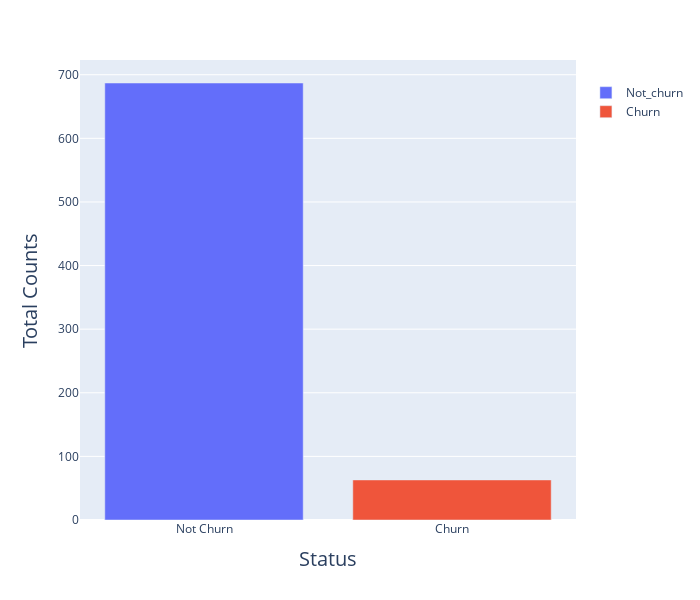

Notebook cell for this chart:
### Code cell
chrun_prop = dataset_test['churn'].value_counts().to_frame()
fig = px.bar(data_frame=chrun_prop, x=chrun_prop.index, y='churn', color=['Not_churn', 'Churn'])
fig.update_layout(
    width=700, 
    height=600, 
    legend=dict(title=' '),
    xaxis=dict(tickvals=[0,1], ticktext=['Not Churn', 'Churn'], title='Status', title_font=dict(size=20)),
    yaxis=dict(title='Total Counts', title_font=dict(size=20))
)
fig.update_traces(
    hovertemplate='Status: %{x}<br>Total Counts: %{y}',
)
fig.show()

### Figure 1 — Plotly figure (JSON) as saved in the notebook; plotly's stock layout.template omitted (floating-point values rounded to 4 significant figures)
{"data": [{"alignmentgroup": "True", "hovertemplate": "Status: %{x}<br>Total Counts: %{y}", "legendgroup": "Not_churn", "marker": {"color": "#636efa", "pattern": {"shape": ""}}, "name": "Not_churn", "offsetgroup": "Not_churn", "orientation": "v", "showlegend": true, "textposition": "auto", "type": "bar", "x": [0], "xaxis": "x", "y": [687], "yaxis": "y"}, {"alignmentgroup": "True", "hovertemplate": "Status: %{x}<br>Total Counts: %{y}", "legendgroup": "Churn", "marker": {"color": "#EF553B", "pattern": {"shape": ""}}, "name": "Churn", "offsetgroup": "Churn", "orientation": "v", "showlegend": true, "textposition": "auto", "type": "bar", "x": [1], "xaxis": "x", "y": [63], "yaxis": "y"}], "layout": {"barmode": "relative", "height": 600, "legend": {"title": {"text": " "}, "tracegroupgap": 0}, "margin": {"t": 60}, "width": 700, "xaxis": {"anchor": "y", "domain": [0, 1], "ticktext": ["Not Churn", "Churn"], "tickvals": [0, 1], "title": {"font": {"size": 20}, "text": "Status"}}, "yaxis": {"anchor": "x", "domain": [0, 1], "title": {"font": {"size": 20}, "text": "Total Counts"}}}}
